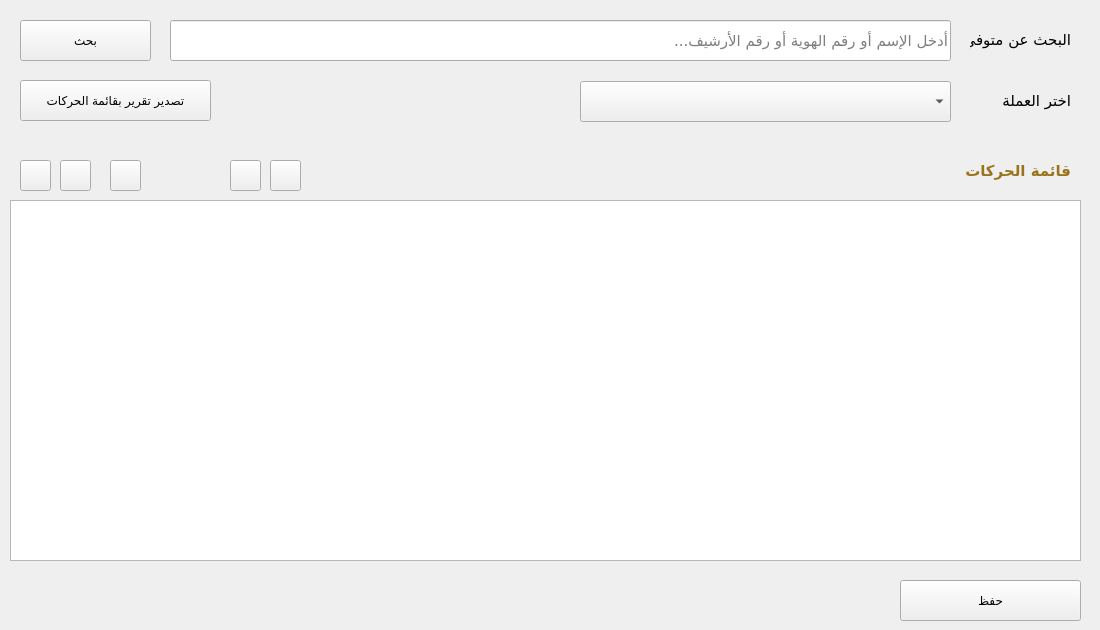
    <widget class="QWidget" name="tab_31">
     <attribute name="title">
      <string>الحركات</string>
     </attribute>
     <widget class="QWidget" name="widget_77" native="true">
      <property name="geometry">
       <rect>
        <x>0</x>
        <y>0</y>
        <width>1091</width>
        <height>141</height>
       </rect>
      </property>
      <property name="class" stdset="0">
       <string>Card</string>
      </property>
      <widget class="QLabel" name="label_role_2">
       <property name="geometry">
        <rect>
         <x>970</x>
         <y>19</y>
         <width>101</width>
         <height>41</height>
        </rect>
       </property>
       <property name="font">
        <font>
         <family>Cairo</family>
         <pointsize>11</pointsize>
        </font>
       </property>
       <property name="text">
        <string>البحث عن متوفي</string>
       </property>
      </widget>
      <widget class="QComboBox" name="c_combo">
       <property name="geometry">
        <rect>
         <x>580</x>
         <y>81</y>
         <width>371</width>
         <height>41</height>
        </rect>
       </property>
       <property name="font">
        <font>
         <family>Cairo</family>
         <pointsize>11</pointsize>
        </font>
       </property>
      </widget>
      <widget class="QLabel" name="label_role_3">
       <property name="geometry">
        <rect>
         <x>990</x>
         <y>80</y>
         <width>81</width>
         <height>41</height>
        </rect>
       </property>
       <property name="font">
        <font>
         <family>Cairo</family>
         <pointsize>11</pointsize>
        </font>
       </property>
       <property name="text">
        <string>اختر العملة</string>
       </property>
      </widget>
      <widget class="QLineEdit" name="lineEdit_42">
       <property name="geometry">
        <rect>
         <x>170</x>
         <y>20</y>
         <width>781</width>
         <height>41</height>
        </rect>
       </property>
       <property name="font">
        <font>
         <family>Cairo</family>
         <pointsize>11</pointsize>
        </font>
       </property>
       <property name="placeholderText">
        <string>أدخل الإسم أو رقم الهوية أو رقم الأرشيف...</string>
       </property>
      </widget>
      <widget class="QPushButton" name="search_btn_2">
       <property name="geometry">
        <rect>
         <x>20</x>
         <y>20</y>
         <width>131</width>
         <height>41</height>
        </rect>
       </property>
       <property name="minimumSize">
        <size>
         <width>0</width>
         <height>0</height>
        </size>
       </property>
       <property name="layoutDirection">
        <enum>Qt::RightToLeft</enum>
       </property>
       <property name="styleSheet">
        <string notr="true">    text-align: center;</string>
       </property>
       <property name="text">
        <string>بحث</string>
       </property>
       <property name="icon">
        <iconset>
         <normaloff>../assets/icons/ic_fluent_search_24_filled_white.svg</normaloff>../assets/icons/ic_fluent_search_24_filled_white.svg</iconset>
       </property>
       <property name="class" stdset="0">
        <string>btn btn-lg btn-gold</string>
       </property>
      </widget>
      <widget class="QPushButton" name="t_table_report_btn">
       <property name="geometry">
        <rect>
         <x>20</x>
         <y>80</y>
         <width>191</width>
         <height>41</height>
        </rect>
       </property>
       <property name="text">
        <string>تصدير تقرير بقائمة الحركات</string>
       </property>
       <property name="icon">
        <iconset>
         <normaloff>../assets/icons/ic_fluent_arrow_export_up_24_filled.svg</normaloff>../assets/icons/ic_fluent_arrow_export_up_24_filled.svg</iconset>
       </property>
       <property name="class" stdset="0">
        <string>btn btn-primary</string>
       </property>
      </widget>
     </widget>
     <widget class="QWidget" name="widget_78" native="true">
      <property name="geometry">
       <rect>
        <x>0</x>
        <y>150</y>
        <width>1091</width>
        <height>421</height>
       </rect>
      </property>
      <property name="styleSheet">
       <string notr="true"/>
      </property>
      <property name="class" stdset="0">
       <string>Card</string>
      </property>
      <widget class="QWidget" name="widget_81" native="true">
       <property name="geometry">
        <rect>
         <x>0</x>
         <y>0</y>
         <width>1091</width>
         <height>41</height>
        </rect>
       </property>
       <property name="class" stdset="0">
        <string>bg-pink-gold box-top-radius</string>
       </property>
       <widget class="QLabel" name="label_201">
        <property name="geometry">
         <rect>
          <x>850</x>
          <y>0</y>
          <width>221</width>
          <height>41</height>
         </rect>
        </property>
        <property name="font">
         <font>
          <family>Cairo</family>
          <pointsize>11</pointsize>
          <bold>true</bold>
         </font>
        </property>
        <property name="styleSheet">
         <string notr="true">color: #9c731d;</string>
        </property>
        <property name="text">
         <string>قائمة الحركات</string>
        </property>
       </widget>
       <widget class="QPushButton" name="remove_selected_row_t_btn">
        <property name="geometry">
         <rect>
          <x>20</x>
          <y>10</y>
          <width>31</width>
          <height>31</height>
         </rect>
        </property>
        <property name="font">
         <font>
          <family>Cairo</family>
          <pointsize>-1</pointsize>
          <bold>true</bold>
         </font>
        </property>
        <property name="toolTip">
         <string>حذف صف</string>
        </property>
        <property name="text">
         <string/>
        </property>
        <property name="icon">
         <iconset>
          <normaloff>../assets/images/minus_white.png</normaloff>../assets/images/minus_white.png</iconset>
        </property>
        <property name="iconSize">
         <size>
          <width>24</width>
          <height>24</height>
         </size>
        </property>
        <property name="class" stdset="0">
         <string>btn btn-gold border-b-r-0</string>
        </property>
       </widget>
       <widget class="QPushButton" name="add_new_row_t_btn">
        <property name="geometry">
         <rect>
          <x>60</x>
          <y>10</y>
          <width>31</width>
          <height>31</height>
         </rect>
        </property>
        <property name="font">
         <font>
          <family>Cairo</family>
          <pointsize>-1</pointsize>
          <bold>true</bold>
         </font>
        </property>
        <property name="toolTip">
         <string>اضافة صف</string>
        </property>
        <property name="text">
         <string/>
        </property>
        <property name="icon">
         <iconset>
          <normaloff>../assets/images/plus_1.png</normaloff>../assets/images/plus_1.png</iconset>
        </property>
        <property name="iconSize">
         <size>
          <width>24</width>
          <height>24</height>
         </size>
        </property>
        <property name="class" stdset="0">
         <string>btn btn-gold border-b-r-0</string>
        </property>
       </widget>
       <widget class="QPushButton" name="open_table_window">
        <property name="geometry">
         <rect>
          <x>230</x>
          <y>10</y>
          <width>31</width>
          <height>31</height>
         </rect>
        </property>
        <property name="font">
         <font>
          <family>Cairo</family>
          <pointsize>-1</pointsize>
          <bold>true</bold>
         </font>
        </property>
        <property name="toolTip">
         <string>فتح هذا الجدول في نافذة جديدة</string>
        </property>
        <property name="text">
         <string/>
        </property>
        <property name="icon">
         <iconset>
          <normaloff>../assets/icons/ic_fluent_window_new_24_filled_white_2.svg</normaloff>../assets/icons/ic_fluent_window_new_24_filled_white_2.svg</iconset>
        </property>
        <property name="iconSize">
         <size>
          <width>20</width>
          <height>20</height>
         </size>
        </property>
        <property name="class" stdset="0">
         <string>btn btn-gold border-b-r-0</string>
        </property>
       </widget>
       <widget class="QPushButton" name="reload_trans_table">
        <property name="geometry">
         <rect>
          <x>270</x>
          <y>10</y>
          <width>31</width>
          <height>31</height>
         </rect>
        </property>
        <property name="font">
         <font>
          <family>Cairo</family>
          <pointsize>-1</pointsize>
          <bold>true</bold>
         </font>
        </property>
        <property name="toolTip">
         <string>إعادة تحميل هذا الجدول</string>
        </property>
        <property name="text">
         <string/>
        </property>
        <property name="icon">
         <iconset>
          <normaloff>../assets/icons/arrow_counterclockwise_white.svg</normaloff>../assets/icons/arrow_counterclockwise_white.svg</iconset>
        </property>
        <property name="iconSize">
         <size>
          <width>20</width>
          <height>20</height>
         </size>
        </property>
        <property name="class" stdset="0">
         <string>btn btn-gold border-b-r-0</string>
        </property>
       </widget>
       <widget class="QPushButton" name="add_new_row_to_t_table_btn">
        <property name="geometry">
         <rect>
          <x>110</x>
          <y>10</y>
          <width>31</width>
          <height>31</height>
         </rect>
        </property>
        <property name="font">
         <font>
          <family>Cairo</family>
          <pointsize>-1</pointsize>
          <bold>true</bold>
         </font>
        </property>
        <property name="toolTip">
         <string>نموذج حركة جديدة</string>
        </property>
        <property name="text">
         <string/>
        </property>
        <property name="icon">
         <iconset>
          <normaloff>../assets/icons/ic_fluent_form_new_24_filled_white.svg</normaloff>../assets/icons/ic_fluent_form_new_24_filled_white.svg</iconset>
        </property>
        <property name="iconSize">
         <size>
          <width>20</width>
          <height>20</height>
         </size>
        </property>
        <property name="class" stdset="0">
         <string>btn btn-gold border-b-r-0</string>
        </property>
       </widget>
      </widget>
      <widget class="QTableWidget" name="t_table">
       <property name="geometry">
        <rect>
         <x>10</x>
         <y>50</y>
         <width>1071</width>
         <height>361</height>
        </rect>
       </property>
       <property name="autoFillBackground">
        <bool>false</bool>
       </property>
       <attribute name="horizontalHeaderStretchLastSection">
        <bool>true</bool>
       </attribute>
      </widget>
     </widget>
     <widget class="QPushButton" name="pushButton_3">
      <property name="geometry">
       <rect>
        <x>900</x>
        <y>580</y>
        <width>181</width>
        <height>41</height>
       </rect>
      </property>
      <property name="styleSheet">
       <string notr="true">    text-align: center;</string>
      </property>
      <property name="text">
       <string>حفظ</string>
      </property>
      <property name="icon">
       <iconset>
        <normaloff>../assets/icons/ic_fluent_save_24_filled.svg</normaloff>../assets/icons/ic_fluent_save_24_filled.svg</iconset>
      </property>
      <property name="iconSize">
       <size>
        <width>22</width>
        <height>22</height>
       </size>
      </property>
      <property name="class" stdset="0">
       <string>btn btn-success btn-lg</string>
      </property>
     </widget>
    </widget>
